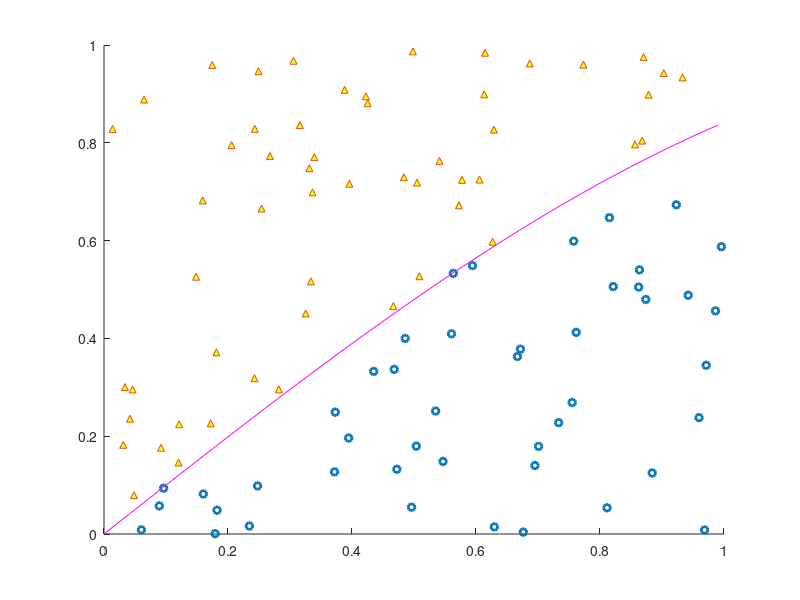

MATLAB code to generate this figure: (Note: this script raises an error after producing the figure.)
s = 0:0.01:0.99;
t = sin(s);
%plot(s, t);
k = zeros(100, 1);
k = rand(100, 1);
m = zeros(100, 1);
m = rand(100, 1);
X = [k, m, zeros(100, 1)];
for i = 1:100
  if m(i) > sin(k(i)) 
    X(i, 3) = 0;
  else 
    X(i, 3) = 1;
 endif 
endfor
X(:, 3);
figure; hold on; 
pos = find(X(:, 3) == 1);
neg = find(X(:, 3) == 0);
plot(X(pos, 1), X(pos, 2), 'o', 'LineWidth', 2, 'MarkerSize', 5);
plot(X(neg, 1), X(neg, 2), '^', 'MarkerFaceColor', 'y', 'MarkerSize', 5);
plot(s, t, "m");



y = X(:, 3);
X = X(:, 1:2);
[n, m] = size(y);
eps = 0.00000001;
sigma = 1/sqrt(2*n);
eta = 0.15;
Phi = zeros(n, n);
w = rand(n, 1);
for i = 1:n
  for j = 1:n
    Phi(i, j) = rbfvect(X(i, :), X(j, :), sigma);
  endfor
endfor  


yvyx = Phi*w;
E = (1/2)*sum((yvyx - y).^2);
delta = zeros(n, 1);
delta = y - yvyx;
deltai = zeros(n, 1);
k = 1;
while k == 1
  for i = 1:n
    deltai = delta*sum(Phi(:, i));
  endfor
  if E < eps
    k = 0;
    break;
  endif
  w = w - eta*deltai;
  yvyx = Phi*w;
  delta = yvyx - y;
  E = (1/2)*sum(delta.^2)
endwhile
w;